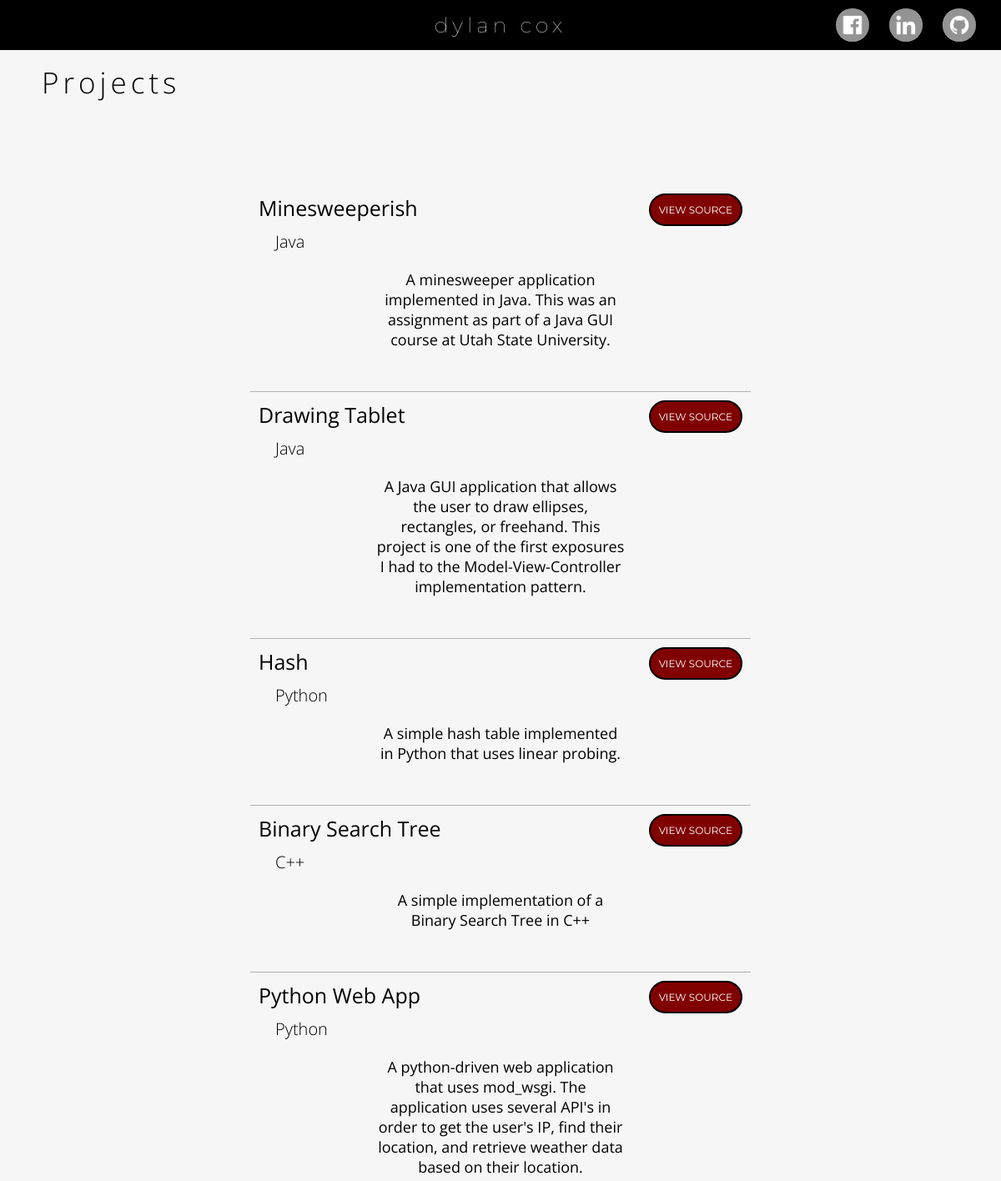
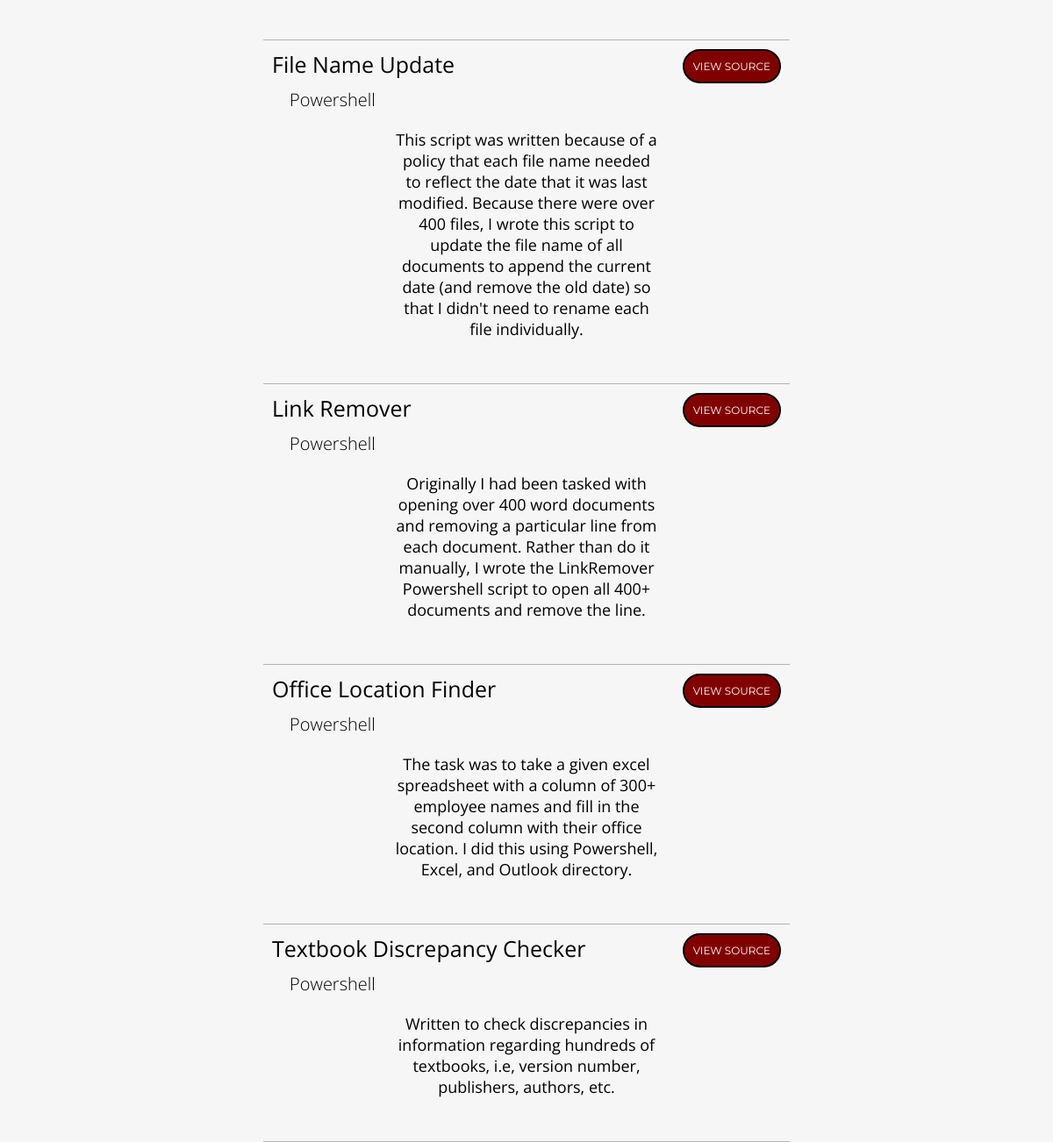
/projects/, run on the app's committed database (2 pictures, top to bottom).
### portfolio/models.py (models this page shows, shortened)
class project(models.Model):
    name = models.CharField(max_length=255)
    language = models.CharField(max_length=255)
    description = models.TextField()
    git_link = models.CharField(max_length=255)
    pub_date = models.DateTimeField()

### portfolio/views.py (the view)
# urls.py: url(r'^projects/', views.projects_index),
def projects_index(request):
    projects_list = project.objects.order_by('-pub_date')
    context = {'projects_list' : projects_list}
    return render(request, 'portfolio/projects.html', context)

### portfolio/templates/portfolio/projects.html (shortened to what this page needs)
<!DOCTYPE html>
{% load staticfiles %}
<html>
    <head>
        <link rel="stylesheet" type="text/css" href="{% static 'portfolio/style.css' %}" />
    </head>
    <body>
        <div id="toolbar">
            <a class = "home-link" href="https://cs2610-dylancox.c9users.io/" title = "Home">dylan cox</a>
        </div>
        <div id="social-wrapper">
            <ul id="social">
                <li class="facebook">
                    <a href="https://www.facebook.com/dylan.cox.5209" title="Let's be friends" target="_blank">
                        <img src="{% static 'portfolio/images/fb_gray.png' %}" id="fb_icon" onmouseover="hover(this);" onmouseout="unhover(this);">
                    </a>
                </li>
                <li class="linkedin">
                    <a href="https://www.linkedin.com/in/dylan-cox-9625645b/" title="Let's work together" target="_blank">
                        <img src="{% static 'portfolio/images/in_gray.png' %}" id="in_icon" onmouseover="hover(this);" onmouseout="unhover(this);">
                    </a>
                </li>
                <li class="github">
                    <a href="https://github.com/Borfhead" title="Let's collaborate" target="_blank">
                        <img src="{% static 'portfolio/images/gh_gray.png' %}" id="gh_icon" onmouseover="hover(this);" onmouseout="unhover(this);">
                    </a>
                </li>
            </div>
        <div class = "top_of_page">
            <div class ="title">Projects</div>
            <div class="content_wrapper">
                {% for project in projects_list %}
                    <div class = "bottom_border">
                        <div class = "project_title">{{project.name}} <a class="btn" href={{project.git_link}} target="_blank">View Source</a></div>
                        <div class = "sub_title">{{project.language}}</div>
                        <div class = "project_description"> {{project.description}}</div>
                    </div>
                {% endfor %}
            </div>
        </div>
    </body>
</html>

### portfolio/static/portfolio/style.css (style rules this page uses)
#toolbar { background-color: black; color: white; margin: auto; position: fixed; z-index: 1000; width: 100%; line-height: 60px; font-family: 'Montserrat', sans-serif; font-weight: 100; font-size: 25px; letter-spacing: 5px; }
#social-wrapper { background-color: black; float: right; margin: auto; z-index: 8888; position: fixed; right: 0; }
#social { display: block; float:right; list-style: none; margin: auto; padding-right: 20px; }
.facebook, .linkedin, .github { display: inline-block; margin: auto; padding: 10px; padding-bottom: 0px; }
#fb_icon, #in_icon, #gh_icon { border-radius: 50%; max-width: 86px; height: 40px; margin: auto; }
.top_of_page { padding-top: 60px; }
.btn { float:right; font-size: 12px; font-family: Montserrat, sans-serif; border: 2px solid; border-radius: 20px; border-color: black; padding: 10px; background-color: #800000; color: white; text-transform: uppercase; text-decoration: none; }
.title { font-size: 35px; text-align: left; padding: 15px; padding-left: 50px; padding-bottom: 100px; letter-spacing: 5px; font-weight: 100; }
.sub_title { font-size: 20px; text-align: left; padding-left: 30px; font-weight: 100; }
.project_title { font-size: 25px; text-align: left; padding: 10px; }
.project_description { font-size: 18px; margin: auto; text-align: center; width: 50%; padding: 20px; }
.bottom_border { border-bottom: 1px solid #b2b2b2; padding-bottom: 30px; }
.content_wrapper { padding-left: 25%; padding-right: 25%; min-width: 300px; }
.home-link, .home-link:visited { text-decoration: none; color: white; }
body { font-family: Open Sans, sans-serif; text-align: center; display: block; margin: auto; background-color: #f6f6f6; }
div { margin: auto; }

### data on the page
project: name "Minesweeperish", language "Java", description "A minesweeper application implemented in Java. This was an assignment as part of a Java GUI course at Utah State University."
project: name "Drawing Tablet", language "Java", description "A Java GUI application that allows the user to draw ellipses, rectangles, or freehand. This project is one of the first exposures I had to the Model-View-Controller implementation pattern."
project: name "Hash", language "Python", description "A simple hash table implemented in Python that uses linear probing."
project: name "Binary Search Tree", language "C++", description "A simple implementation of a Binary Search Tree in C++"
project: name "Python Web App", language "Python", description "A python-driven web application that uses mod_wsgi. The application uses several API's in order to get the user's IP, find their location, and retrieve weather data based on their location."
project: name "File Name Update", language "Powershell", description "This script was written because of a policy that each file name needed to reflect the date that it was last modified. Because there were over 400 files, I wrote this script to update the file name of all documents to append the current date (and remove the old date) so that I didn't need to rename each file individually."
project: name "Link Remover", language "Powershell", description "Originally I had been tasked with opening over 400 word documents and removing a particular line from each document. Rather than do it manually, I wrote the LinkRemover Powershell script to open all 400+ documents and remove the line."
project: name "Office Location Finder", language "Powershell", description "The task was to take a given excel spreadsheet with a column of 300+ employee names and fill in the second column with their office location. I did this using Powershell, Excel, and Outlook directory."
project: name "Textbook Discrepancy Checker", language "Powershell", description "Written to check discrepancies in information regarding hundreds of textbooks, i.e, version number, publishers, authors, etc."
